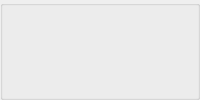
               <widget class="QGroupBox" name="groupBox_5">
                <property name="styleSheet">
                 <string notr="true">#groupBox_5{
background-color: rgba(48,148,243,0);
border: 0px solid #42adff;
border-left: 0px solid #d9d9d9;
border-right: 0px solid rgba(29, 83, 185, 255);
border-radius:0px;}</string>
                </property>
                <property name="title">
                 <string/>
                </property>
                <layout class="QHBoxLayout" name="horizontalLayout_8">
                 <property name="leftMargin">
                  <number>0</number>
                 </property>
                 <property name="topMargin">
                  <number>0</number>
                 </property>
                 <property name="rightMargin">
                  <number>0</number>
                 </property>
                 <property name="bottomMargin">
                  <number>0</number>
                 </property>
                 <item>
                  <widget class="QPushButton" name="fileButton">
                   <property name="minimumSize">
                    <size>
                     <width>55</width>
                     <height>28</height>
                    </size>
                   </property>
                   <property name="maximumSize">
                    <size>
                     <width>16777215</width>
                     <height>28</height>
                    </size>
                   </property>
                   <property name="toolTip">
                    <string>Image File</string>
                   </property>
                   <property name="styleSheet">
                    <string notr="true">QPushButton{font-family: &quot;Microsoft YaHei&quot;;
font-size: 14px;
font-weight: bold;
color:white;
text-align: center center;
padding-left: 5px;
padding-right: 5px;
padding-top: 4px;
padding-bottom: 4px;
border-style: solid;
border-width: 0px;
border-color: rgba(255, 255, 255, 255);
border-radius: 3px;
background-color: rgba(200, 200, 200,0);}

QPushButton:focus{outline: none;}

QPushButton::pressed{font-family: &quot;Microsoft YaHei&quot;;
                     font-size: 14px;
                     font-weight: bold;
                     color:rgb(200,200,200);
                     text-align: center center;
                     padding-left: 5px;
                     padding-right: 5px;
                     padding-top: 4px;
                     padding-bottom: 4px;
                     border-style: solid;
                     border-width: 0px;
                     border-color: rgba(255, 255, 255, 255);
                     border-radius: 3px;
                     background-color:  #bf513b;}

QPushButton::disabled{font-family: &quot;Microsoft YaHei&quot;;
                     font-size: 14px;
                     font-weight: bold;
                     color:rgb(200,200,200);
                     text-align: center center;
                     padding-left: 5px;
                     padding-right: 5px;
                     padding-top: 4px;
                     padding-bottom: 4px;
                     border-style: solid;
                     border-width: 0px;
                     border-color: rgba(255, 255, 255, 255);
                     border-radius: 3px;
                     background-color:  #bf513b;}
QPushButton::hover {
border-style: solid;
border-width: 0px;
border-radius: 0px;
background-color: rgba(48,148,243,80);
}</string>
                   </property>
                   <property name="text">
                    <string/>
                   </property>
                   <property name="icon">
                    <iconset>
                     <normaloff>:/icon/icon/icon-image-513.png</normaloff>:/icon/icon/icon-image-513.png</iconset>
                   </property>
                  </widget>
                 </item>
                 <item>
                  <widget class="QPushButton" name="OpenVideoButton">
                   <property name="minimumSize">
                    <size>
                     <width>55</width>
                     <height>28</height>
                    </size>
                   </property>
                   <property name="maximumSize">
                    <size>
                     <width>16777215</width>
                     <height>28</height>
                    </size>
                   </property>
                   <property name="toolTip">
                    <string>Video file</string>
                   </property>
                   <property name="styleSheet">
                    <string notr="true">QPushButton{font-family: &quot;Microsoft YaHei&quot;;
font-size: 14px;
font-weight: bold;
color:black;
text-align: center center;
padding-left: 5px;
padding-right: 5px;
padding-top: 4px;
padding-bottom: 4px;
border-style: solid;
border-width: 0px;
border-color: rgba(255, 255, 255, 255);
border-radius: 3px;
background-color: rgba(48,148,243,0);}

QPushButton:focus{outline: none;}

QPushButton::pressed{font-family: &quot;Microsoft YaHei&quot;;
                     font-size: 14px;
                     font-weight: bold;
                     color:rgb(200,200,200);
                     text-align: center center;
                     padding-left: 5px;
                     padding-right: 5px;
                     padding-top: 4px;
                     padding-bottom: 4px;
                     border-style: solid;
                     border-width: 0px;
                     border-color: rgba(255, 255, 255, 255);
                     border-radius: 3px;
                     background-color:  #bf513b;}

QPushButton::disabled{font-family: &quot;Microsoft YaHei&quot;;
                     font-size: 14px;
                     font-weight: bold;
                     color:rgb(200,200,200);
                     text-align: center center;
                     padding-left: 5px;
                     padding-right: 5px;
                     padding-top: 4px;
                     padding-bottom: 4px;
                     border-style: solid;
                     border-width: 0px;
                     border-color: rgba(255, 255, 255, 255);
                     border-radius: 3px;
                     background-color:  #bf513b;}
QPushButton::hover {
border-style: solid;
border-width: 0px;
border-radius: 0px;
background-color: rgba(48,148,243,80);}</string>
                   </property>
                   <property name="text">
                    <string/>
                   </property>
                   <property name="icon">
                    <iconset>
                     <normaloff>:/icon/icon/资源 3.png</normaloff>:/icon/icon/资源 3.png</iconset>
                   </property>
                  </widget>
                 </item>
                 <item>
                  <widget class="QPushButton" name="cameraButton">
                   <property name="minimumSize">
                    <size>
                     <width>55</width>
                     <height>28</height>
                    </size>
                   </property>
                   <property name="maximumSize">
                    <size>
                     <width>16777215</width>
                     <height>28</height>
                    </size>
                   </property>
                   <property name="toolTip">
                    <string>Open camera</string>
                   </property>
                   <property name="styleSheet">
                    <string notr="true">QPushButton{font-family: &quot;Microsoft YaHei&quot;;
font-size: 14px;
font-weight: bold;
color:white;
text-align: center center;
padding-left: 5px;
padding-right: 5px;
padding-top: 4px;
padding-bottom: 4px;
border-style: solid;
border-width: 0px;
border-color: rgba(255, 255, 255, 255);
border-radius: 3px;
background-color: rgba(48,148,243,0);}

QPushButton:focus{outline: none;}

QPushButton::pressed{font-family: &quot;Microsoft YaHei&quot;;
                     font-size: 14px;
                     font-weight: bold;
                     color:rgb(200,200,200);
                     text-align: center center;
                     padding-left: 5px;
                     padding-right: 5px;
                     padding-top: 4px;
                     padding-bottom: 4px;
                     border-style: solid;
                     border-width: 0px;
                     border-color: rgba(255, 255, 255, 255);
                     border-radius: 3px;
                     background-color:  #bf513b;}

QPushButton::disabled{font-family: &quot;Microsoft YaHei&quot;;
                     font-size: 14px;
                     font-weight: bold;
                     color:rgb(200,200,200);
                     text-align: center center;
                     padding-left: 5px;
                     padding-right: 5px;
                     padding-top: 4px;
                     padding-bottom: 4px;
                     border-style: solid;
                     border-width: 0px;
                     border-color: rgba(255, 255, 255, 255);
                     border-radius: 3px;
                     background-color:  #bf513b;}
QPushButton::hover {
border-style: solid;
border-width: 0px;
border-radius: 0px;
background-color: rgba(48,148,243,80);}</string>
                   </property>
                   <property name="text">
                    <string/>
                   </property>
                   <property name="icon">
                    <iconset>
                     <normaloff>:/icon/icon/camera_open.png</normaloff>:/icon/icon/camera_open.png</iconset>
                   </property>
                  </widget>
                 </item>
                </layout>
               </widget>
